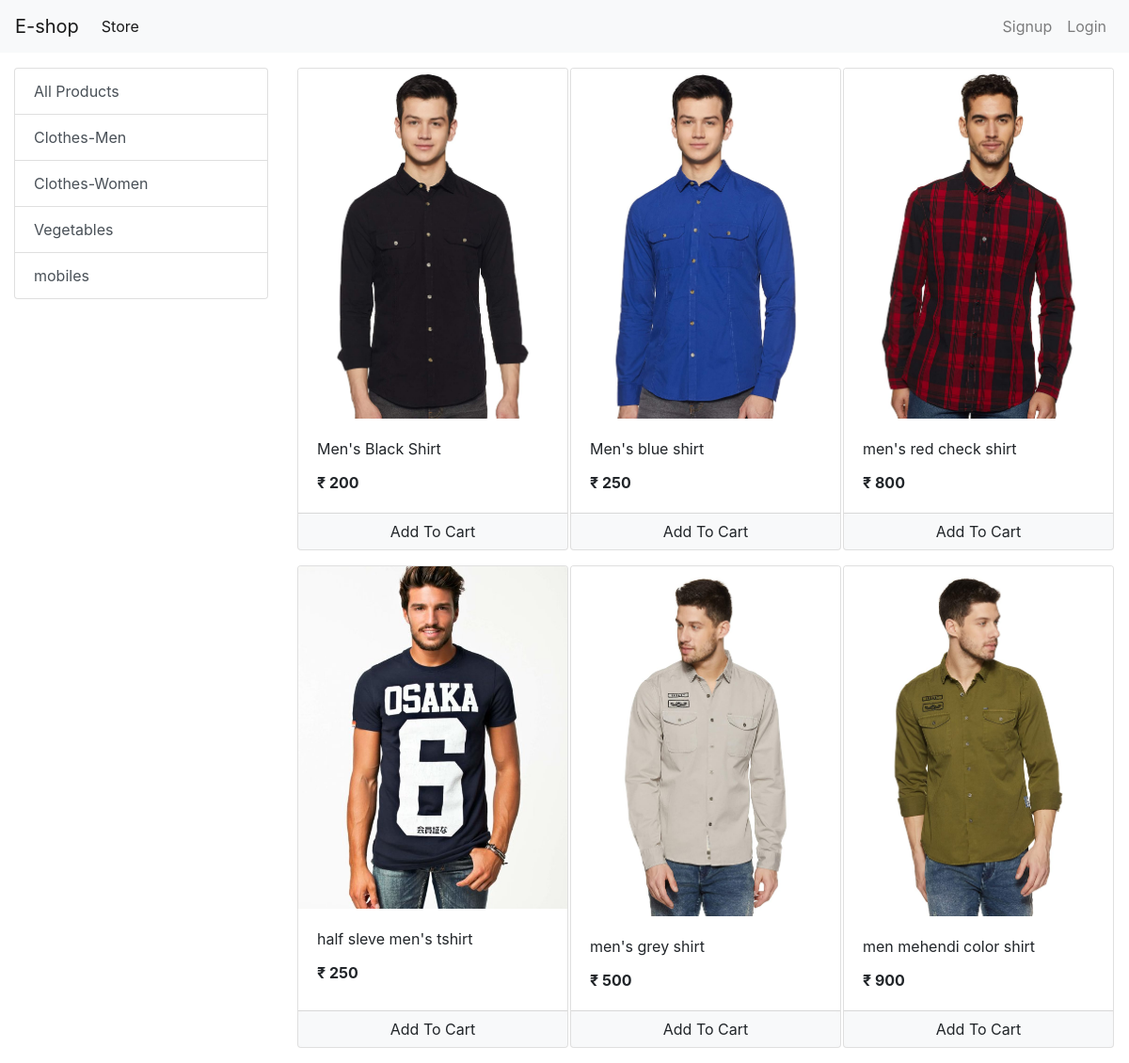
The app's page /?category=4 with its own data.
### store/models.py (models this page shows, shortened)
class Category(models.Model):
    name = models.CharField(max_length=20)
    @staticmethod
    def get_all_categories():
        return Category.objects.all()

class Product(models.Model):
    name = models.CharField(max_length=50)
    price = models.IntegerField(default=0)
    category = models.ForeignKey(Category, on_delete=models.CASCADE, default=1)
    description = models.CharField(max_length=200, default='' , null=True , blank=True)
    image = models.ImageField(upload_to='uploads/products/')
    @staticmethod
    def get_all_products_by_categoryid(category_id):
       if category_id:
            return Product.objects.filter(category = category_id)
       else:
            return Product.get_all_products();

### store/views.py (the view, shortened to what this page needs)
# urls.py: path('', Index.as_view(), name='homepage'),
class Index(View):
    def get(self, request):
        products = None
        categories = Category.get_all_categories()
        categoryID = request.GET.get('category')
        if categoryID:
            products = Product.get_all_products_by_categoryid(categoryID)
        else:
            products = Product.get_all_products();
        data = {}
        data['products'] = products
        data['categories'] = categories
        return render(request, 'index.html', data)

### store/templatetags/custom_filter.py (called while the page is built)
@register.filter(name='currency')
def currency(number):
    return "₹ "+str(number)

### store/templates/index.html (shortened to what this page needs)
{% extends 'base.html' %}
{% block content %}
{% load cart %}
{% load custom_filter %}
<div class="container-fluid mt-3">
	<div class="row">
		<div class="col-lg-3 mx-auto">
			<div class="list-group">
				<a href="/" class="list-group-item list-group-item-action">All Products</a>
				{% for category in categories %}
				<a href="/?category={{category.id}}"
					class="list-group-item list-group-item-action">{{category.name}}</a>
				{% endfor %}
			</div>
		</div>
		<div id='products' class="col-lg-9 mx-auto">
			<div class="row mx-auto">
				{% for product in products %}
				<div class="card mx-auto mb-3" id={{product.id}} style="width: 18rem;">
					<img class="card-img-top" src="{{product.image.url}}" alt="Card image cap">
					<div class="card-body">
						<p class="card-title">{{product.name}}</p>
						<p class="card-text"><b>{{product.price|currency}}</b></p>
					</div>
					<div class="card-footer p-0 no-gutters">
						{% if product|is_in_cart:request.session.cart %}
						<div class="row no-gutters">
							<form action="/#{{product.id}}" class="col-2 " method="post">
								{% csrf_token %}
								<input hidden type="text" name='product' value='{{product.id}}'>
								<input hidden type="text" name='remove' value='True'>
								<input type="submit" value=" - " class="btn btn-block btn-secondary">
							</form>
							<div class="text-center col">{{product|cart_quantity:request.session.cart}} in Cart</div>
							<form action="/#{{product.id}}" class="col-2 " method="post">
								{% csrf_token %}
								<input hidden type="text" name='product' value='{{product.id}}'>
								<input type="submit" value=" + " class="btn btn-block btn-secondary">
							</form>
						</div>
						{% else %}
						<form action="/#{{product.id}}" method="POST" class="btn-block">
							<input type="submit" class="float-right btn btn-light  form-control"
								value="Add To Cart">
						</form>
						{% endif %}
					</div>
				</div>
				{% endfor %}
			</div>
		</div>
	</div>
</div>
{% endblock %}

### records on screen
Category: name "Clothes-Men"
Category: name "Clothes-Women"
Category: name "Vegetables"
Category: name "mobiles"
Product: {{ product.id }} 1 (drawn), image (picture), name "Men's Black Shirt", price "₹ 200"
Product: image (picture), name "Men's blue shirt", price "₹ 250"
Product: image (picture), name "men's red check shirt", price "₹ 800"
Product: image (picture), name "half sleve men's tshirt", price "₹ 250"
Product: image (picture), name "men's grey shirt", price "₹ 500"
Product: image (picture), name "men mehendi color shirt", price "₹ 900"
